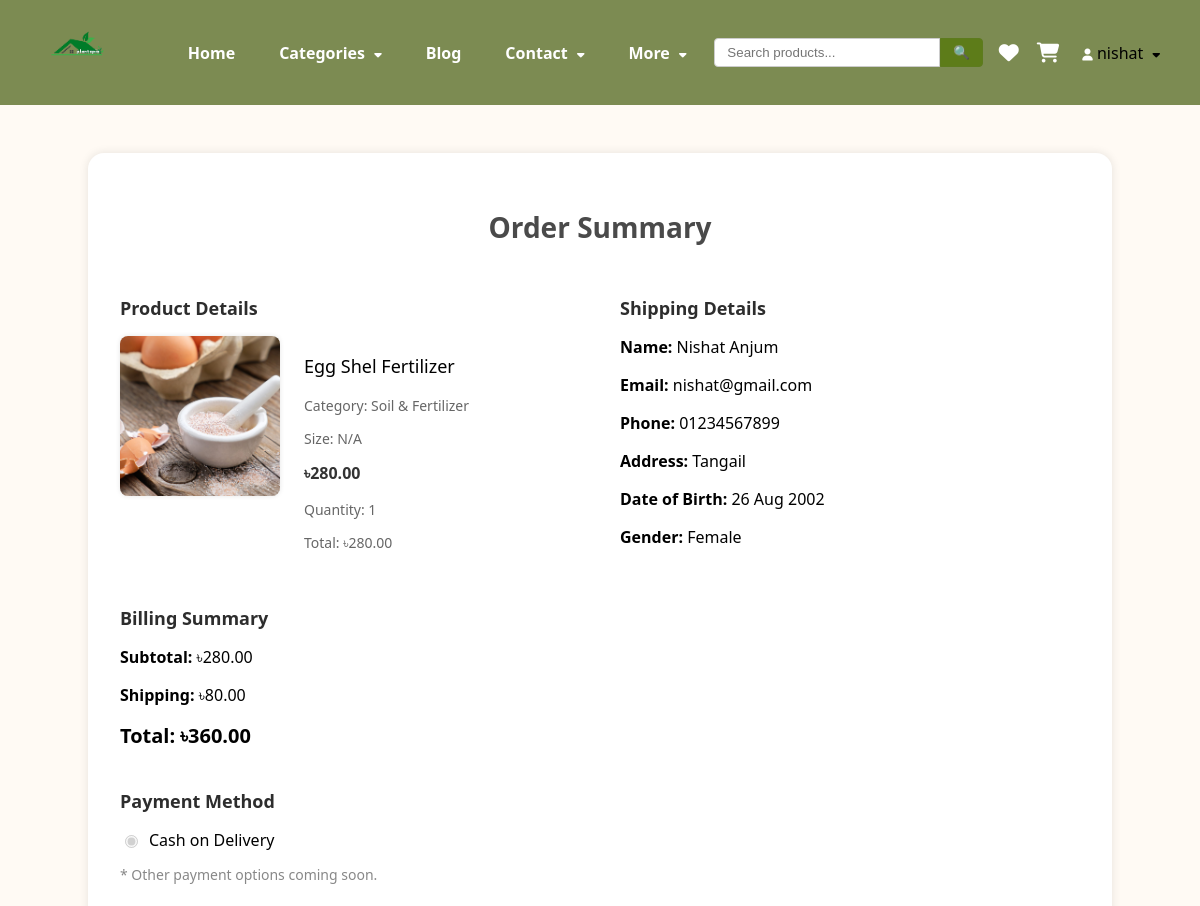
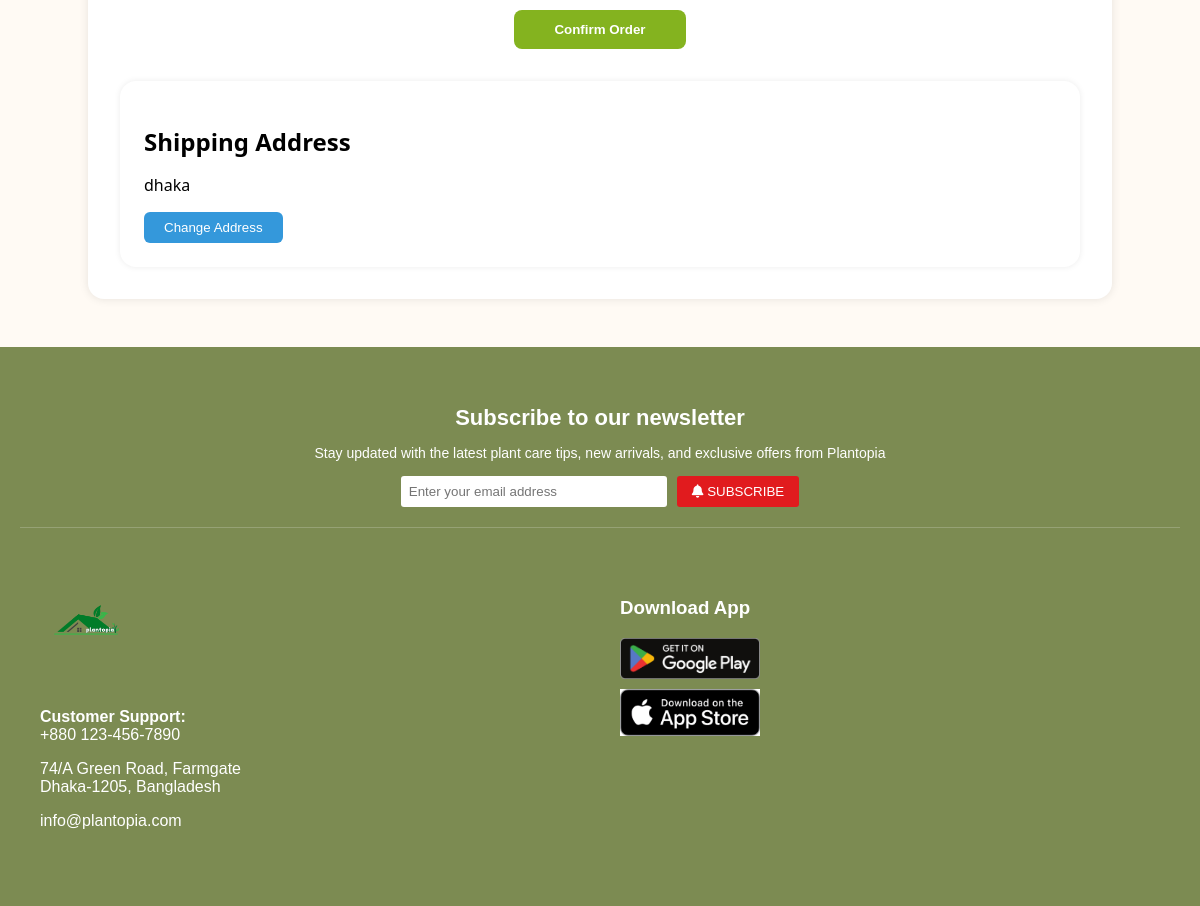
Screenshot of /order-summary/65/ (signed in) with the database file from the repository (2 pictures, top to bottom).
### shop/models.py (models this page shows, shortened)
class OrderItem(models.Model):
    order = models.ForeignKey(Order, on_delete=models.CASCADE, related_name='items')
    product = models.ForeignKey(Product, on_delete=models.CASCADE)
    quantity = models.PositiveIntegerField(default=1)
    def total_price(self):
        return (self.product.discount_price if self.product.discount_price else self.product.price) * self.quantity

class Product(models.Model):
    name = models.CharField(max_length=100)
    slug = models.SlugField(max_length=255, unique=True, blank=True)
    image = models.ImageField(upload_to='products/')
    price = models.DecimalField(max_digits=8, decimal_places=2)
    discount_price = models.DecimalField(max_digits=8, decimal_places=2, null=True, blank=True)
    category = models.ForeignKey('Category', on_delete=models.CASCADE)
    description = models.TextField(blank=True, null=True)
    availability = models.BooleanField(default=True)
    size = models.CharField(max_length=50, blank=True, null=True)
    stock = models.PositiveIntegerField(default=0)
    rating = models.FloatField(
        default=0,
        validators=[MinValueValidator(0), MaxValueValidator(5)]
    )
    best_deal = models.BooleanField(default=False)
    owner = models.ForeignKey(User, on_delete=models.CASCADE, null=True, blank=True, related_name="products")

class Category(models.Model):
    name = models.CharField(max_length=100)
    slug = models.SlugField(unique=True, blank=True)
    image = models.ImageField(upload_to='categories/', null=True, blank=True)
    parent = models.ForeignKey(
        'self',
        null=True,
        blank=True,
        related_name='children',
        on_delete=models.CASCADE
    )

class Order(models.Model):
    STATUS_CHOICES = (
        ('Pending', 'Pending'),
        ('Confirmed', 'Confirmed'),
        ('Shipped', 'Shipped'),
        ('Delivered', 'Delivered'),
        ('Cancelled', 'Cancelled'),
    )
    PAYMENT_CHOICES = (
        ('Cash on Delivery', 'Cash on Delivery'),
        ('Bkash', 'Bkash'),
        ('Nagad', 'Nagad'),
        ('Card', 'Card'),
    )
    user = models.ForeignKey(User, on_delete=models.CASCADE, db_index=True)
    order_date = models.DateTimeField(auto_now_add=True)
    status = models.CharField(max_length=20, choices=STATUS_CHOICES, default='Pending')
    payment_option = models.CharField(max_length=50, choices=PAYMENT_CHOICES, default='Cash on Delivery')
    shipping_address = models.CharField(max_length=255, blank=True, null=True)
    phone_number = models.CharField(max_length=20, blank=True, null=True)
    @property
    def total_amount(self):
        return sum(item.total_price() for item in self.items.all())

class Profile(models.Model):
    user = models.OneToOneField(User, on_delete=models.CASCADE)
    phone_number = models.CharField(max_length=20, blank=True, null=True)
    address = models.CharField(max_length=255, blank=True, null=True)
    date_of_birth = models.DateField(null=True, blank=True)
    gender = models.CharField(
        max_length=10,
        choices=[("Male", "Male"), ("Female", "Female")],
        blank=True,
        null=True
    )
    profile_picture = models.ImageField(upload_to='profile_pics/', default='default.jpg', blank=True)

### shop/views.py (the view, shortened to what this page needs)
# urls.py: path('order-summary/', views.order_summary_view, name='order_summary'),  # For cart flow
@login_required
def order_summary_view(request, order_id=None):
    if order_id:
        order = get_object_or_404(Order, id=order_id, user=request.user)
        order_items = order.items.all()
    print("🔍 Viewing Order Summary for Order ID:", order.id)
    print("📦 Order Items Count:", order.items.count())
    if request.method == 'POST' and 'shipping_address' in request.POST:
        address = request.POST.get('shipping_address')
        order.shipping_address = address
        order.save()
        return redirect('order_summary', order_id=order.id if order_id else None)
    profile = request.user.profile
    context = {
        'order': order,
        'order_items': order_items,
        'profile': profile,
    }
    return render(request, 'order_summary.html', context)

### shop/context_processors.py (called while the page is built)
def categories_processor(request):
    return {
        'categories': Category.objects.filter(parent__isnull=True)
    }

### templates/order_summary.html (shortened to what this page needs)
{% extends 'base.html' %}
{% load static %}
{% block content %}
<link rel="stylesheet" href="{% static 'css/order_summary.css' %}">
<div class="order-summary-wrapper">
    <div class="order-summary-card">
        <h2 class="title">Order Summary</h2>
        <div class="details-grid">
            <div>
                <h3 class="section-title">Product Details</h3>
                {% for item in order_items %}
                <div class="product-info">
                    <img src="{{ item.product.image.url }}" alt="{{ item.product.name }}" class="product-image">
                    <div>
                        <p class="product-name">{{ item.product.name }}</p>
                        <p class="product-meta">Category: {{ item.product.category.name }}</p>
                        <p class="product-meta">Size: {{ item.product.size|default:"N/A" }}</p>
                        <p class="product-price">
                            {% if item.product.discount_price %}
                                <span class="original-price">৳{{ item.product.price }}</span>
                                <span class="discount-price">৳{{ item.product.discount_price }}</span>
                            {% else %}
                                ৳{{ item.product.price }}
                            {% endif %}
                        </p>
                        <p class="product-meta">Quantity: {{ item.quantity }}</p>
                        <p class="product-meta">Total: ৳{{ item.total_price|floatformat:2 }}</p>
                    </div>
                </div>
                {% empty %}
                    <p>No products found in this order.</p>
                {% endfor %}
            </div>
            <div>
                <h3 class="section-title">Shipping Details</h3>
                <div class="shipping-info">
                    <p><strong>Name:</strong> {{ order.user.first_name }} {{ order.user.last_name }}</p>
                    <p><strong>Email:</strong> {{ order.user.email }}</p>
                    <p><strong>Phone:</strong> {{ order.user.profile.phone_number|default:"Not provided" }}</p>
                    <p><strong>Address:</strong> {{ order.user.profile.address|default:"Not provided" }}</p>
                    <p><strong>Date of Birth:</strong> {{ order.user.profile.date_of_birth|date:"d M Y"|default:"Not provided" }}</p>
                    <p><strong>Gender:</strong> {{ order.user.profile.gender|default:"Not specified" }}</p>
                </div>
            </div>
        </div>
        <div class="billing-summary">
            <h3 class="section-title">Billing Summary</h3>
            <div>
                <p><strong>Subtotal:</strong> ৳{{ order.total_amount|floatformat:2 }}</p>
                <p><strong>Shipping:</strong> ৳80.00</p>
                <p class="total"><strong>Total:</strong> ৳{{ order.total_amount|add:80|floatformat:2 }}</p>
            </div>
        </div>
        <div class="payment-method">
            <h3 class="section-title">Payment Method</h3>
            <div class="radio-group">
                <input type="radio" checked disabled>
                <label>{{ order.payment_option }}</label>
            </div>
            <p class="note">* Other payment options coming soon.</p>
        </div>
        <form action="{% url 'confirm_order' order.id %}" method="POST" class="confirm-form">
            <button type="submit" class="confirm-btn">Confirm Order</button>
        </form>
        <div class="shipping-address-box">
            <h2>Shipping Address</h2>
            {% if order.shipping_address %}
                <p class="current-address">{{ order.shipping_address }}</p>
                <button onclick="document.getElementById('change-address-form').style.display='block'" class="change-btn">
                    Change Address
                </button>
            {% else %}
                <form method="post">
                    {% csrf_token %}
                    <input type="text" name="shipping_address" value="{{ profile.address }}" required class="input-box">
                    <button type="submit" class="save-btn">Save Address</button>
                </form>
            {% endif %}
        </div>
    </div>
</div>
{% endblock %}

### templates/base.html (shortened to what this page needs)
{% load static %}
<!DOCTYPE html>
<html lang="en">
<head>
    <link rel="stylesheet" href="{% static 'css/base.css' %}">
    <link rel="stylesheet" href="https://cdnjs.cloudflare.com/ajax/libs/font-awesome/6.5.0/css/all.min.css">
</head>
<body>
<nav class="navbar">
    <div class="logo">
        <a href="{% url 'home' %}"><img src="{% static 'images/logo.png' %}" alt="Logo"></a>
    </div>
    <ul class="nav-links">
        <li><a href="{% url 'home' %}">Home</a></li>
        <li class="dropdown">
            <a href="#" id="categories-btn">Categories <i class="fa-solid fa-caret-down"></i></a>
        </li>
        <li><a href="{% url 'blog' %}">Blog</a></li>
        <li class="dropdown">
            <a href="#" id="contact-btn">Contact <i class="fa-solid fa-caret-down"></i></a>
        </li>
        <li class="dropdown">
            <a href="#" id="more-btn">More <i class="fa-solid fa-caret-down"></i></a>
        </li>
    </ul>
    <form method="GET" action="{% url 'search' %}" class="search-form" style="display: flex; align-items: center;">
        <input
            type="text"
            name="q"
            placeholder="Search products..."
            style="padding: 6px 12px; border: 1px solid #ccc; border-radius: 4px 0 0 4px; outline: none; width: 200px;">
        <button
            type="submit"
            style="padding: 6px 12px; background-color: #5d7c19; border: 1px solid #5d7b1e; border-radius: 0 4px 4px 0; color: white; cursor: pointer;">
            🔍
        </button>
    </form>
    <div class="nav-icons">
        {% if user.is_authenticated %}
            <a href="{% url 'wishlist' %}" class="icon-btn">
            <i class="fa fa-heart"></i>
            </a>
            <a href="{% url 'cart' %}" class="icon-btn">
            <i class="fa fa-shopping-cart"></i>
            </a>
        {% endif %}
        <div class="dropdown account-dropdown">
            <a href="#" id="account-btn">
                <i class="fa-solid fa-user user-icon"></i>
                {% if user.is_authenticated %}
                    {{ user.username }}
                {% endif %}
                <i class="fa-solid fa-caret-down"></i>
            </a>
        </div>
    </div>
</nav>
{% block content %}{% endblock %}
<footer class="site-footer">
    <div class="newsletter">
      <h2>Subscribe to our newsletter</h2>
      <p>Stay updated with the latest plant care tips, new arrivals, and exclusive offers from Plantopia</p>
      <form class="newsletter-form">
        <input type="email" placeholder="Enter your email address">
        <button type="submit">
          <i class="fas fa-bell"></i> SUBSCRIBE
        </button>
      </form>
    </div>
    <div class="footer-main">
      <div class="footer-column">
        <img src="{% static 'images/logo.png' %}" alt="Plantopia Logo" class="footer-logo">
        <p><strong>Customer Support:</strong><br>+880 123-456-7890</p>
        <p>74/A Green Road, Farmgate<br>Dhaka-1205, Bangladesh</p>
        <p><a href="mailto:info@plantopia.com">info@plantopia.com</a></p>
      </div>
      <div class="footer-column download-app">
        <h3>Download App</h3>
        <a href="#"><img src="{% static 'images/google-play.png' %}" alt="Google Play" class="app-icon"></a>
        <a href="#"><img src="{% static 'images/app-store.png' %}" alt="App Store" class="app-icon"></a>
      </div>
    </div>
  </footer>
</body>
</html>

### shop/static/css/base.css (style rules this page uses)
body { margin: 0; font-family: 'Segoe UI', sans-serif; background: #f8f8f8; }
a { text-decoration: none; color: inherit; }
ul { list-style: none; }
.navbar { background: #7C8B52; display: flex; justify-content: space-between; align-items: center; padding: 10px 40px; }
.logo img { height: 80px; }
.nav-links { display: flex; align-items: center; gap: 20px; }
.nav-links > li > a { color: white; font-weight: bold; padding: 8px 12px; border-radius: 6px; transition: background 0.3s; }
.nav-icons { display: flex; align-items: center; gap: 18px; }
.icon-btn { color: white; font-size: 20px; }
.user-icon { color: white; font-size: 22px; cursor: pointer; }
.dropdown { position: relative; }
.dropdown > a i { margin-left: 5px; font-size: 12px; }
.site-footer { background-color: #7C8B52;; color: #fff; padding: 40px 20px; font-family: Arial, sans-serif; }
.newsletter { text-align: center; background-color: #7C8B52 !important; padding-bottom: 20px; }
.newsletter h2 { font-size: 22px; margin-bottom: 10px; }
.newsletter p { margin-bottom: 15px; font-size: 14px; }
.newsletter-form { display: inline-flex; gap: 10px; flex-wrap: wrap; justify-content: center; }
.newsletter-form input[type="email"] { padding: 8px; border: none; width: 250px; border-radius: 3px; }
.newsletter-form button { background-color: #e11b1e; color: white; padding: 8px 15px; border: none; border-radius: 3px; cursor: pointer; }
.footer-main { display: flex; justify-content: space-between; flex-wrap: wrap; padding-top: 30px; border-top: 1px solid rgba(255, 255, 255, 0.2); }
.footer-column { flex: 1; min-width: 200px; margin: 20px; }
.footer-logo { width: 100px; margin-bottom: 10px; }
.download-app .app-icon { display: block; margin: 10px 0; width: 140px; }

### shop/static/css/order_summary.css (style rules this page uses)
.order-summary-wrapper { background-color: #fffaf4; min-height: 80vh; padding: 3rem 1rem; }
.order-summary-card { max-width: 960px; margin: 0 auto; background-color: #fff; padding: 2rem; border-radius: 1rem; box-shadow: 0 0 10px rgba(0,0,0,0.1); }
.title { text-align: center; font-size: 1.75rem; color: #4a4a4a; margin-bottom: 2rem; }
.details-grid { display: grid; grid-template-columns: 1fr 1fr; gap: 2.5rem; }
.section-title { font-size: 1.125rem; font-weight: 600; margin-bottom: 1rem; color: #2d2d2d; }
.product-info { display: flex; gap: 1.5rem; }
.product-image { width: 160px; height: 160px; object-fit: cover; border-radius: 0.5rem; box-shadow: 0 0 5px rgba(0,0,0,0.1); }
.product-name { font-size: 1.125rem; font-weight: 500; }
.product-meta { font-size: 0.875rem; color: #666; }
.product-price { margin-top: 0.5rem; font-weight: 600; color: #333; }
.shipping-info p { margin-bottom: 0.3rem; }
.billing-summary, .payment-method, .shipping-address-box { margin-top: 2.5rem; }
.total { font-size: 1.25rem; font-weight: bold; margin-top: 1rem; }
.radio-group { display: flex; align-items: center; gap: 0.5rem; margin-bottom: 0.5rem; }
.note { font-size: 0.875rem; color: #888; }
.confirm-form { margin-top: 2rem; text-align: center; }
.confirm-btn { background-color: #84b31f; padding: 0.75rem 2.5rem; border: none; color: white; font-weight: 600; border-radius: 0.5rem; cursor: pointer; transition: background 0.3s; }
.shipping-address-box { background-color: #fff; margin-top: 2rem; padding: 1.5rem; border-radius: 1rem; box-shadow: 0 0 6px rgba(0,0,0,0.08); }
.shipping-address-box h2 { font-size: 1.5rem; font-weight: 600; margin-bottom: 1rem; }
.current-address { margin-bottom: 1rem; }
.change-btn, .save-btn { background-color: #3498db; color: white; padding: 0.5rem 1.25rem; border: none; border-radius: 0.375rem; cursor: pointer; transition: background 0.3s; }

### rows the page displays
OrderItem: product.image (picture), product.name "Egg Shel Fertilizer", product.category.name "Soil & Fertilizer", product.size "N/A", product.price "280.00", quantity "1", total_price "280.00"
Order: user.first_name "Nishat", user.last_name "Anjum", user.email "nishat@gmail.com", user.profile.phone_number "01234567899", user.profile.address "Tangail", user.profile.date_of_birth "26 Aug 2002", user.profile.gender "Female", total_amount "280.00", total_amount|add "360.00", payment_option "Cash on Delivery", shipping_address "dhaka"

### other values shown
{{ user.username }} "nishat"
